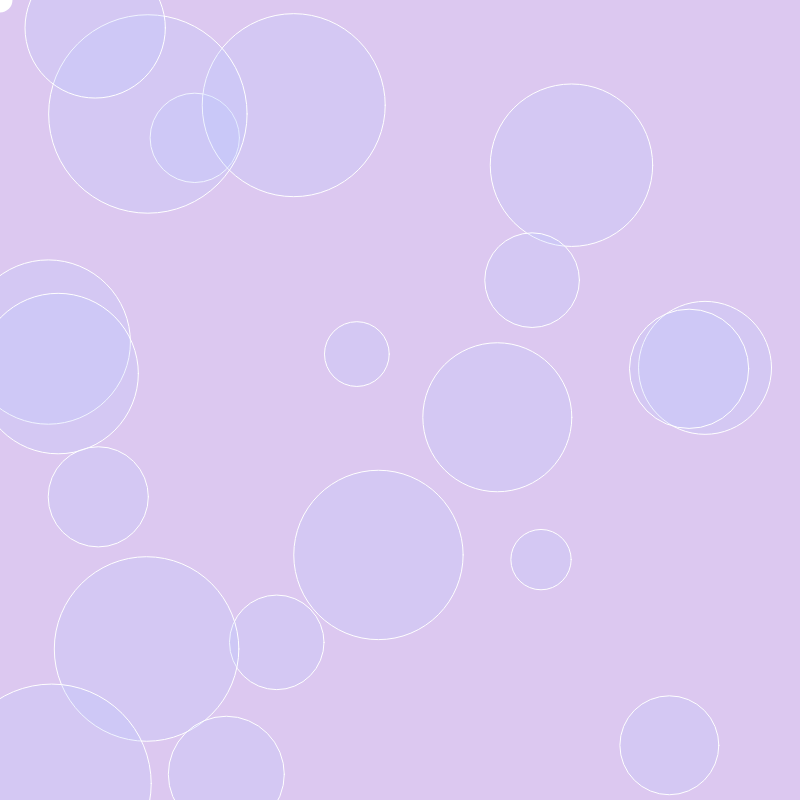
Frame 1 (no input)
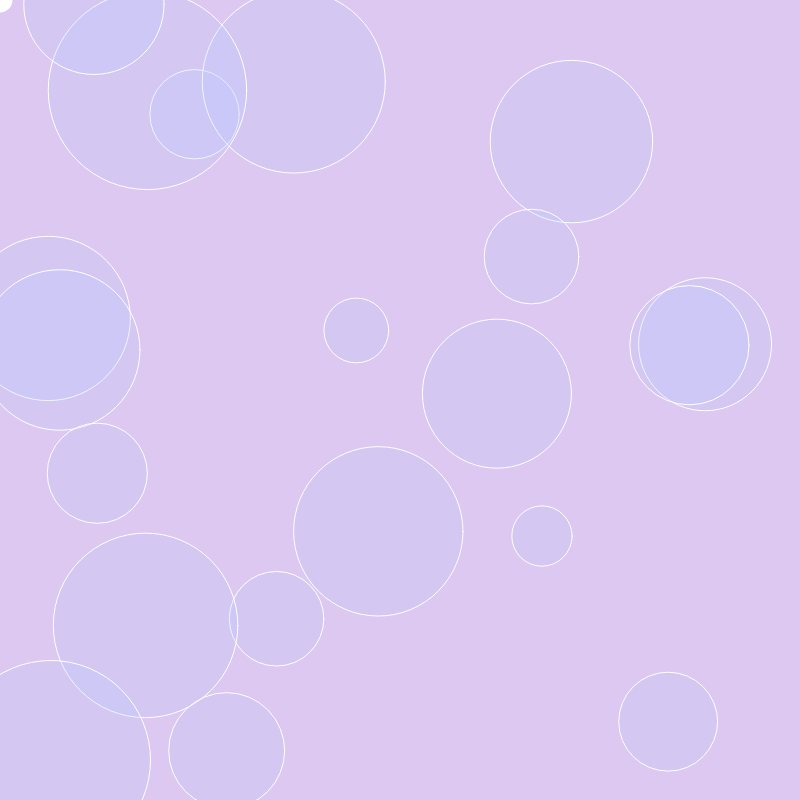
Frame 60 (no input)
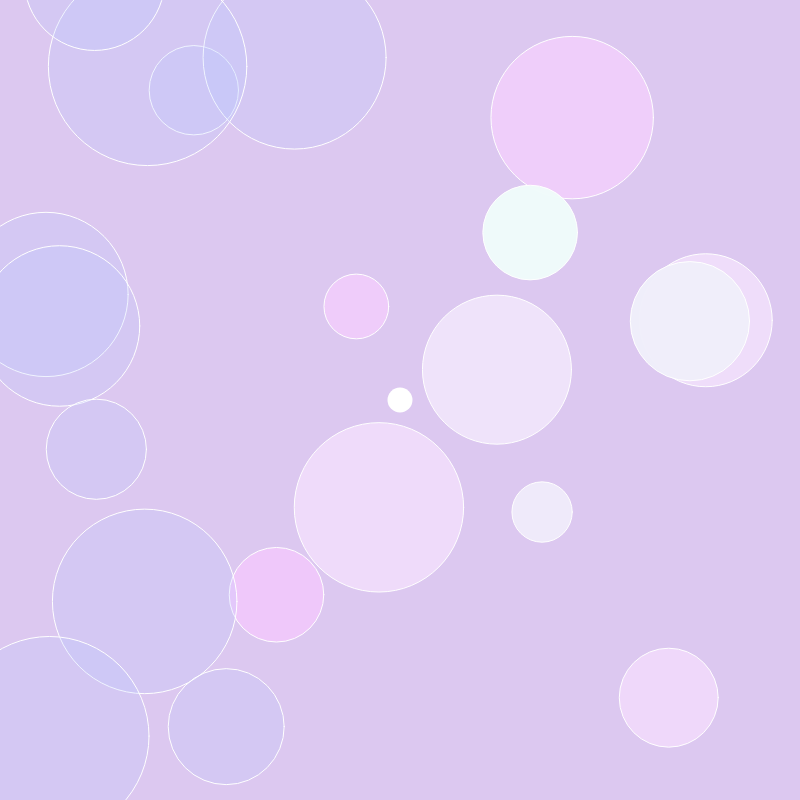
Frame 120 (the mouse pressed at the canvas centre since frame 60)

The p5.js sketch that drew these frames (run headless with seeded random() and noise() and a simulated clock; from frame 60 on, the mouse is pressed at the canvas centre):

// p5.js sketch
// ── sketch.js
let sliderR;
let sliderG;
let sliderB;

let cursor = [];
let circles = [];

function setup() {
  createCanvas(800, 800);
  //smooth();
  sliderR = createSlider(0, 255, 220, 10);
  sliderR.position(0, 800);
  sliderR.style("width", "80px");

  sliderG = createSlider(0, 255, 200, 10);
  sliderG.position(100, 800);
  sliderG.style("width", "80px");

  sliderB = createSlider(0, 255, 240, 10);
  sliderB.position(200, 800);
  sliderB.style("width", "80px");

  for (var i = 0; i < 20; i++) {
    let x = random(width);
    let y = random(height);
    let r = random(50, 200);
    circles.push(new Circle(x, y, r));
  }
}

function mouseDragged() {
  cursor.push(new Cursor(mouseX, mouseY));
}

function mousePressed() {
  for (let i = 0; i < circles.length; i++) {
    circles[i].clicked();
  }
}

function draw() {
  let valR = sliderR.value();
  let valG = sliderG.value();
  let valB = sliderB.value();

  background(valR, valG, valB);

  //cursor
  noStroke();
  fill(255, 255, 255);
  // circle(mouseX, mouseY, 25, 1);
  circle(mouseX, mouseY, 25);

  for (let i = 0; i < circles.length; i++) {
    circles[i].move();
    circles[i].display();
  }

  for (let i2 = 0; i2 < cursor.length; i2++) {
    cursor[i2].display();
    if (cursor.length > 5) {
      cursor.splice(i2, 1);
    }
  }
}

class Cursor {
  constructor(x, y) {
    this.x = x;
    this.y = y;
    this.col = color(255, 25);
  }

  display() {
    stroke(255);
    fill(this.col);
    ellipse(this.x, this.y, 20, 20);
  }
}

class Circle {
  constructor(x, y, r) {
    this.x = x;
    this.y = y;
    this.r = r;
    this.col = color(180, 200, 255, 50);
    //fill(valR, valG, valB);
  }

  display() {
    stroke(255);
    fill(this.col);
    ellipse(this.x, this.y, this.r, this.r);
  }

  move() {
    this.x = this.x + random(-0.2, 0.2);

    this.y = this.y - 0.4;
    if (this.y + this.r <= 0) {
      this.y = height;
    }
  }

  clicked() {
    let d = dist(mouseX, mouseY, this.x, this.y);
    if (d < this.x) {
      this.col = color(240, random(200, 255), 250, 250);
    }
  }
}

// https://editor.p5js.org/marthajanicki/sketches/IR9gLwcW1
// Slider_hue_circles_cursorLimited
